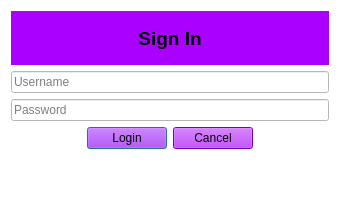
<?xml version="1.0" encoding="UTF-8"?>
<ui version="4.0">
 <class>LoginDialog</class>
 <widget class="QDialog" name="LoginDialog">
  <property name="geometry">
   <rect>
    <x>0</x>
    <y>0</y>
    <width>340</width>
    <height>220</height>
   </rect>
  </property>
  <property name="windowTitle">
   <string>Login – Creator Manager</string>
  </property>
  <property name="styleSheet">
   <string notr="true">
background-color: rgb(255, 255, 255);</string>
  </property>
  <layout class="QVBoxLayout" name="verticalLayout">
   <item>
    <widget class="QLabel" name="labelTitle">
     <property name="font">
      <font>
       <pointsize>14</pointsize>
       <bold>true</bold>
      </font>
     </property>
     <property name="styleSheet">
      <string notr="true">background-color: rgb(170, 0, 255);</string>
     </property>
     <property name="text">
      <string>Sign In</string>
     </property>
     <property name="alignment">
      <set>Qt::AlignmentFlag::AlignCenter</set>
     </property>
    </widget>
   </item>
   <item>
    <widget class="QLineEdit" name="usernameEdit">
     <property name="placeholderText">
      <string>Username</string>
     </property>
     <property name="clearButtonEnabled">
      <bool>true</bool>
     </property>
    </widget>
   </item>
   <item>
    <widget class="QLineEdit" name="passwordEdit">
     <property name="echoMode">
      <enum>QLineEdit::EchoMode::Password</enum>
     </property>
     <property name="placeholderText">
      <string>Password</string>
     </property>
     <property name="clearButtonEnabled">
      <bool>true</bool>
     </property>
    </widget>
   </item>
   <item>
    <layout class="QHBoxLayout" name="horizontalLayout">
     <item>
      <spacer name="horizontalSpacer">
       <property name="orientation">
        <enum>Qt::Orientation::Horizontal</enum>
       </property>
       <property name="sizeHint" stdset="0">
        <size>
         <width>40</width>
         <height>20</height>
        </size>
       </property>
      </spacer>
     </item>
     <item>
      <widget class="QPushButton" name="loginButton">
       <property name="styleSheet">
        <string notr="true">background-color: rgb(170, 0, 255);</string>
       </property>
       <property name="text">
        <string>Login</string>
       </property>
       <property name="default">
        <bool>true</bool>
       </property>
      </widget>
     </item>
     <item>
      <widget class="QPushButton" name="cancelButton">
       <property name="styleSheet">
        <string notr="true">background-color: rgb(170, 0, 255);</string>
       </property>
       <property name="text">
        <string>Cancel</string>
       </property>
      </widget>
     </item>
     <item>
      <spacer name="horizontalSpacer_2">
       <property name="orientation">
        <enum>Qt::Orientation::Horizontal</enum>
       </property>
       <property name="sizeHint" stdset="0">
        <size>
         <width>40</width>
         <height>20</height>
        </size>
       </property>
      </spacer>
     </item>
    </layout>
   </item>
   <item>
    <widget class="QLabel" name="roleLabel">
     <property name="visible">
      <bool>false</bool>
     </property>
     <property name="text">
      <string/>
     </property>
    </widget>
   </item>
  </layout>
 </widget>
 <resources/>
 <connections/>
</ui>
